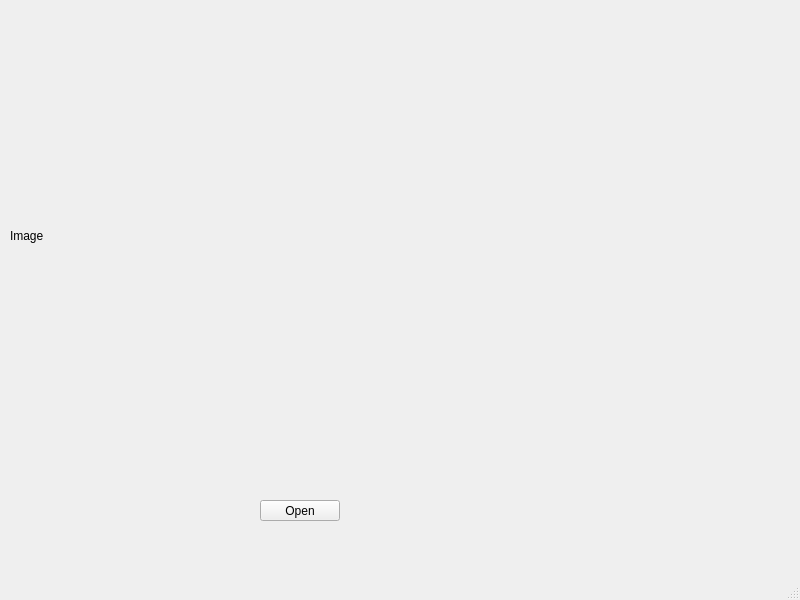
<?xml version="1.0" encoding="UTF-8"?>
<ui version="4.0">
 <class>MainWindow</class>
 <widget class="QMainWindow" name="MainWindow">
  <property name="geometry">
   <rect>
    <x>0</x>
    <y>0</y>
    <width>800</width>
    <height>600</height>
   </rect>
  </property>
  <property name="windowTitle">
   <string>MainWindow</string>
  </property>
  <widget class="QWidget" name="centralwidget">
   <widget class="QLabel" name="image">
    <property name="geometry">
     <rect>
      <x>10</x>
      <y>0</y>
      <width>601</width>
      <height>471</height>
     </rect>
    </property>
    <property name="text">
     <string>Image</string>
    </property>
   </widget>
   <widget class="QPushButton" name="open">
    <property name="geometry">
     <rect>
      <x>260</x>
      <y>500</y>
      <width>80</width>
      <height>21</height>
     </rect>
    </property>
    <property name="text">
     <string>Open</string>
    </property>
   </widget>
  </widget>
  <widget class="QMenuBar" name="menubar">
   <property name="geometry">
    <rect>
     <x>0</x>
     <y>0</y>
     <width>800</width>
     <height>20</height>
    </rect>
   </property>
  </widget>
  <widget class="QStatusBar" name="statusbar"/>
 </widget>
 <resources/>
 <connections/>
</ui>
